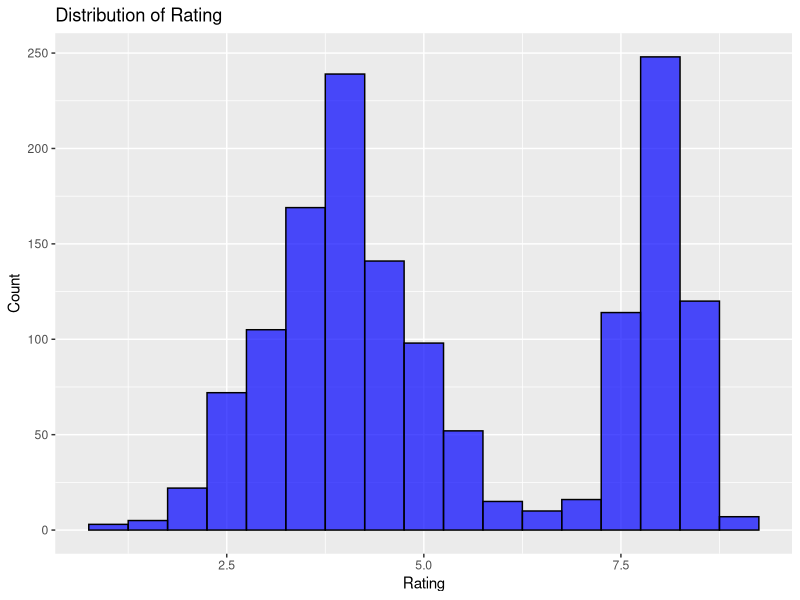
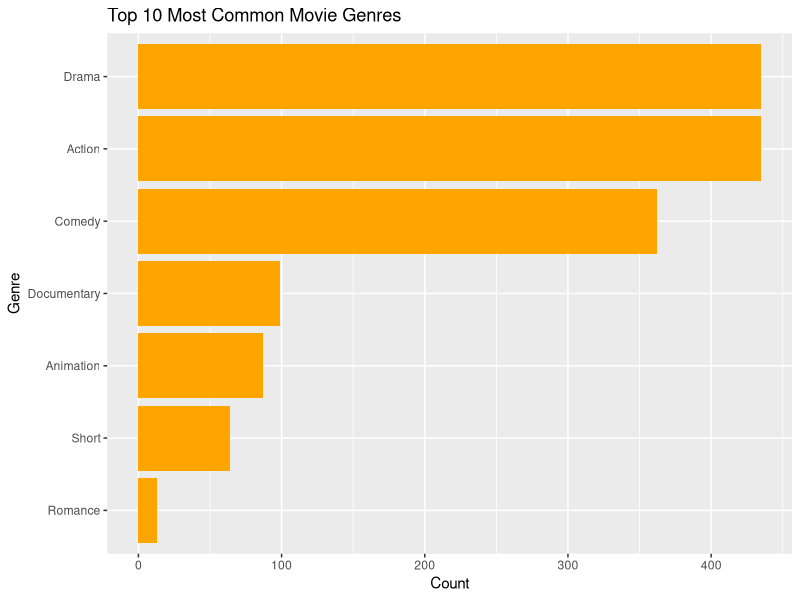
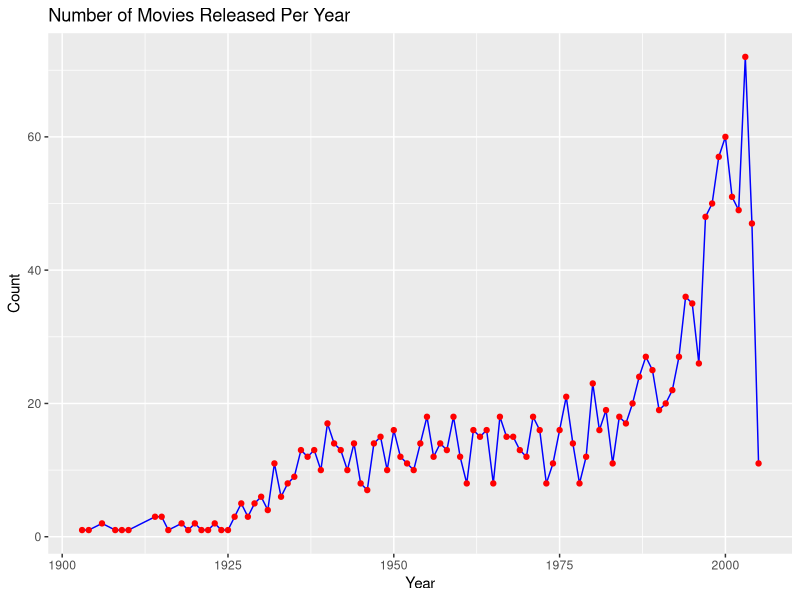
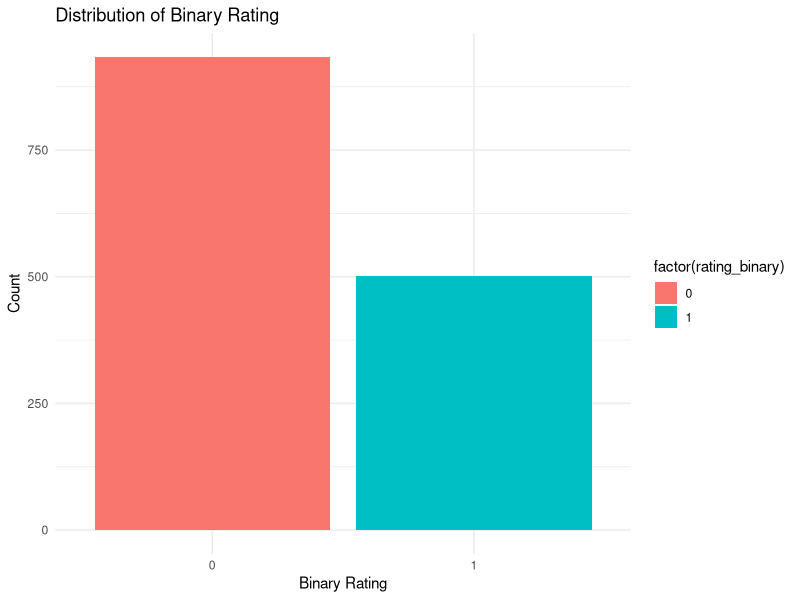
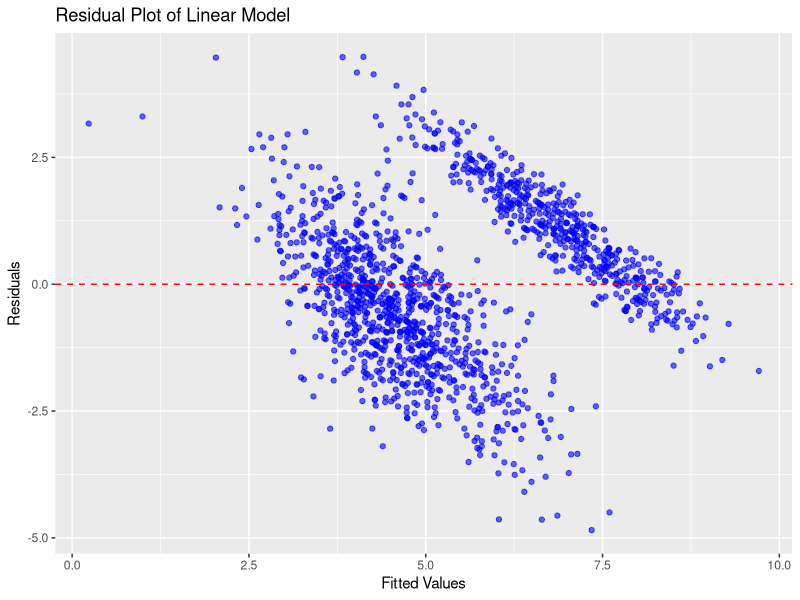
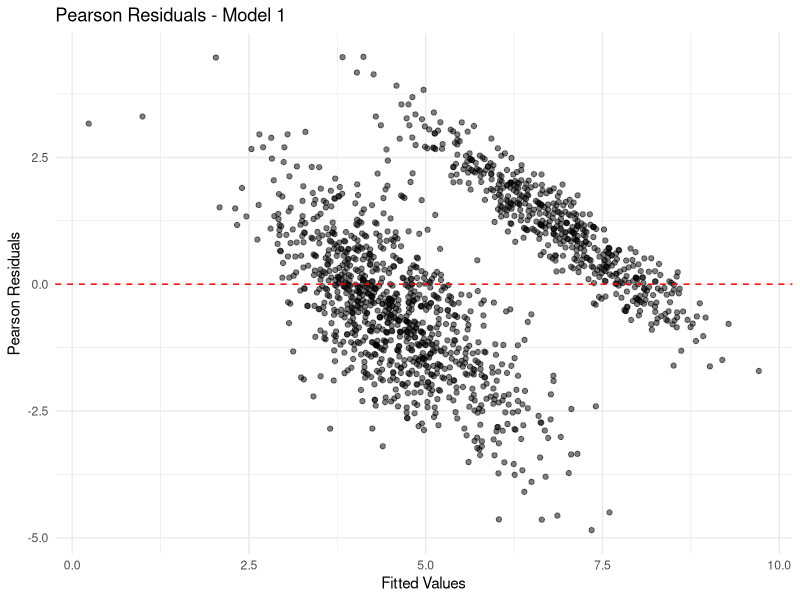
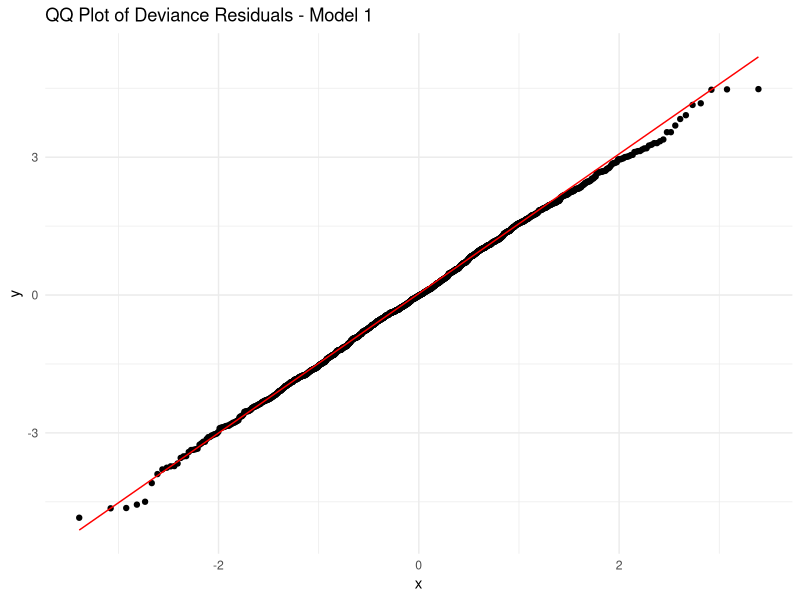
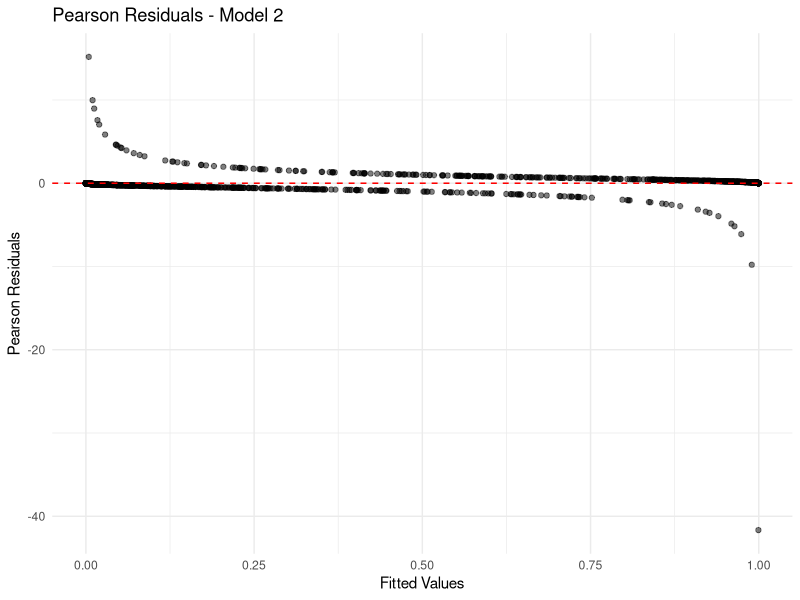

The R source for these figures, in order:
## ---- chunk 1
library(tidyverse)
library(ggplot2)
library(lmtest)
## ---- chunk 2
data <- read.csv("dataset10.csv")
str(data)
summary(data)
## ---- chunk 3
data1 <- na.omit(data)
## ---- chunk 4
ggplot(data1, aes(x = rating)) +
  geom_histogram(binwidth = 0.5, fill = "blue", color = "black", alpha = 0.7) +
  labs(title = "Distribution of Rating", x = "Rating", y = "Count")
## ---- chunk 5
genre_count <- data %>%
  separate_rows(genre, sep = "\\|") %>%
  count(genre, sort = TRUE) %>%
  head(10)

ggplot(genre_count, aes(x = reorder(genre, n), y = n)) +
  geom_bar(stat = "identity", fill = "orange") +
  coord_flip() +
  labs(title = "Top 10 Most Common Movie Genres", x = "Genre", y = "Count")
## ---- chunk 6
movies_per_year <- data %>%
  group_by(year) %>%
  summarize(count = n())

ggplot(movies_per_year, aes(x = year, y = count)) +
  geom_line(color = "blue") +
  geom_point(color = "red") +
  labs(title = "Number of Movies Released Per Year", x = "Year", y = "Count")
## ---- chunk 7
data1$rating_binary <- ifelse(data1$rating >= 7, 1, 0)

ggplot(data1, aes(x = factor(rating_binary), fill = factor(rating_binary))) +
  geom_bar() +
  theme_minimal() +
  labs(title = "Distribution of Binary Rating", x = "Binary Rating", y = "Count")
## ---- chunk 8
#x-min/max-min standard methods
min_max_norm=function(x){
  return((x-min(x))/(max(x)-min(x)))
}
#standardize
data1[,2:5]=lapply(data1[,2:5],min_max_norm)
## ---- chunk 9
data1$genre_num <- as.factor(data1$genre)
model1 <- lm(rating ~ length + budget + votes + genre_num, data = data1)
summary(model1)
## ---- chunk 10
ggplot(data1, aes(x = model1$fitted.values, y = model1$residuals)) +
  geom_point(color = "blue", alpha = 0.6) +
  geom_hline(yintercept = 0, linetype = "dashed", color = "red") +
  labs(title = "Residual Plot of Linear Model", x = "Fitted Values", y = "Residuals")
## ---- chunk 11
model2 <- glm(rating_binary ~ length + budget + votes + genre_num, data = data1, family = binomial)
summary(model2)

model3 <- glm(rating_binary ~ year + length + budget + votes + genre_num, data = data1)
summary(model3)
## ---- chunk 12
AIC(model2, model3)
BIC(model2, model3)
## ---- chunk 13
wald_test1 <- coeftest(model2)
wald_test2 <- coeftest(model3)
## ---- chunk 14
# Function to plot residuals
plot_residuals <- function(model, model_name) {
  residuals_data <- data.frame(
    Fitted_Values = fitted(model),
    Pearson_Residuals = residuals(model, type = "pearson"),
    Deviance_Residuals = residuals(model, type = "deviance")
  )
  
  # Pearson Residuals Plot
  p1 <- ggplot(residuals_data, aes(x = Fitted_Values, y = Pearson_Residuals)) +
    geom_point(alpha = 0.5) +
    geom_hline(yintercept = 0, linetype = "dashed", color = "red") +
    labs(title = paste("Pearson Residuals -", model_name), x = "Fitted Values", y = "Pearson Residuals") +
    theme_minimal()
  
  # QQ Plot of Deviance Residuals
  p2 <- ggplot(residuals_data, aes(sample = Deviance_Residuals)) +
    stat_qq() +
    stat_qq_line(color = "red") +
    labs(title = paste("QQ Plot of Deviance Residuals -", model_name)) +
    theme_minimal()
  
  print(p1)
  print(p2)
}

# Generate residual plots for Model 1, 2, and 3
plot_residuals(model1, "Model 1")
plot_residuals(model2, "Model 2")
plot_residuals(model3, "Model 3")
## ---- chunk 15
data1$predicted_probs <- predict(model2, type = "response")
ggplot(data1, aes(x = predicted_probs, fill = factor(rating_binary))) +
  geom_histogram(binwidth = 0.05, alpha = 0.7, position = "identity") +
  labs(title = "Predicted Probabilities of Binary Rating", x = "Predicted Probability", y = "Count")
